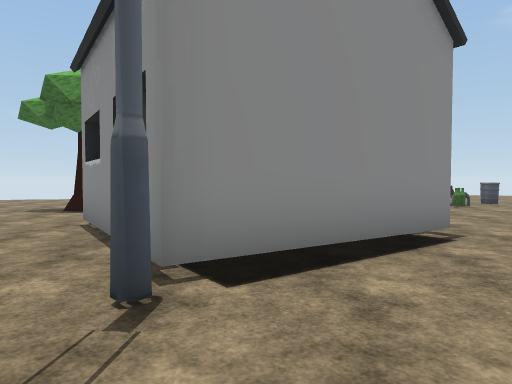
view 1 (above)

24 first-person views from a walk through a 3-D level made in the Unity game engine. The camera is 1.5 m above the floor, tilts 2° down and sees 70° across. The floor is counted in squares, 2 m on a side. Each view is taken from the middle of a square. On the plan, view 1 faces up. The plan holds only what a view shows up to about 11 squares ahead; the rest is blank. The place goes on beyond the plan. The player is left out. Some surface patterns are stand-ins.

view 2
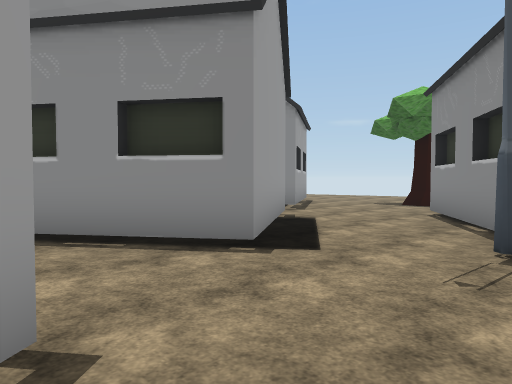

view 3
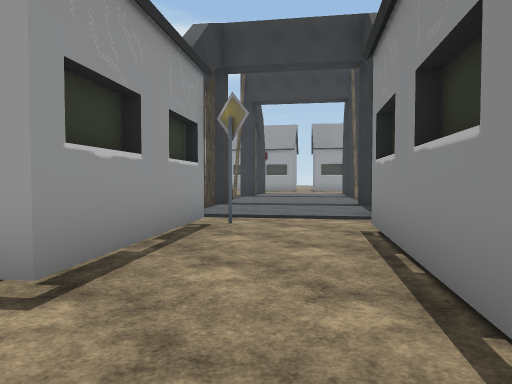

view 4
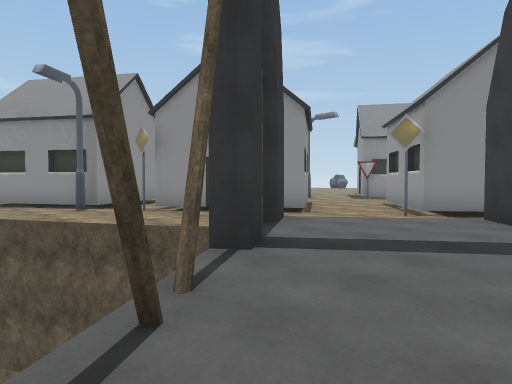

view 5
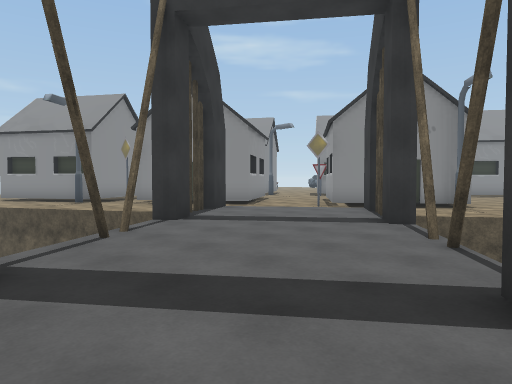

view 6
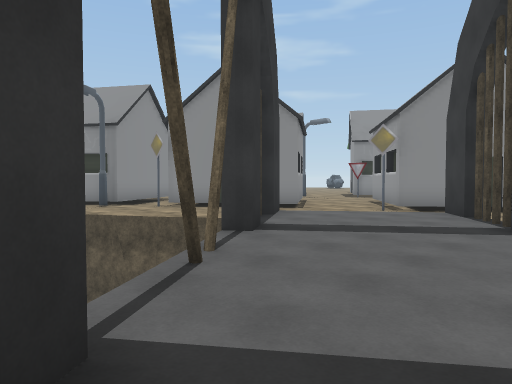

view 7
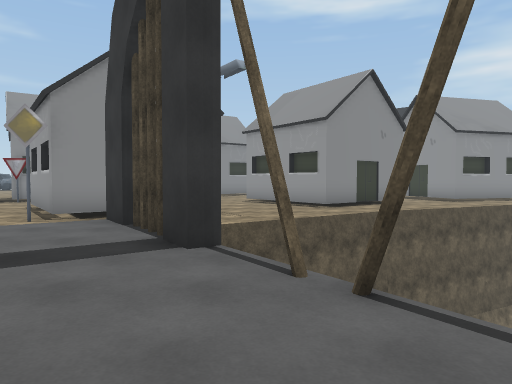

view 8
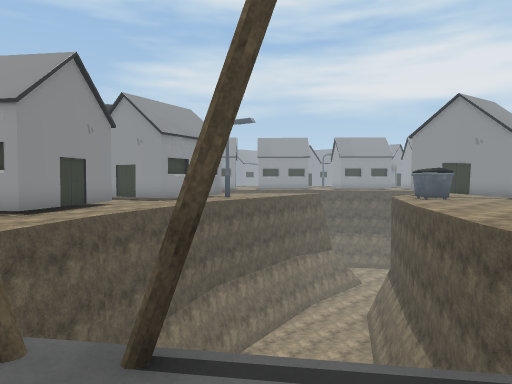

view 9
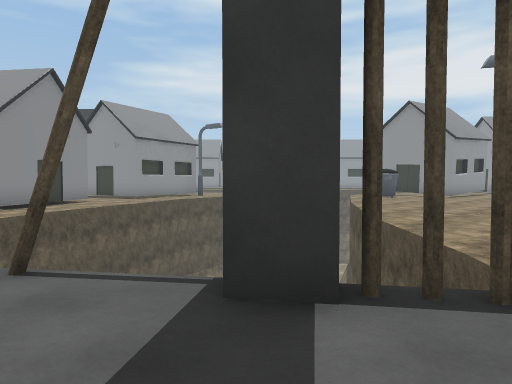

view 10
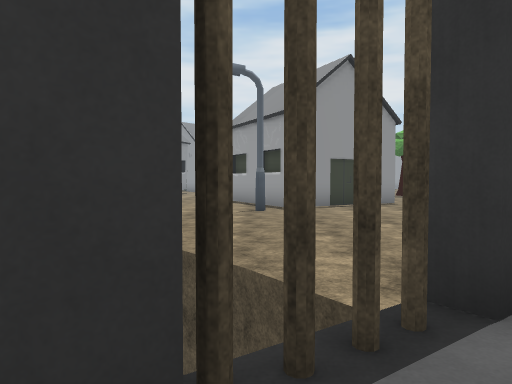

view 11
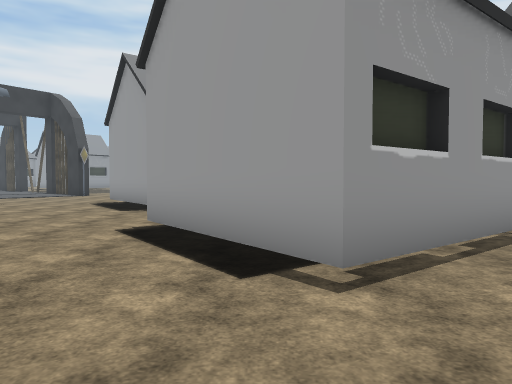

view 12
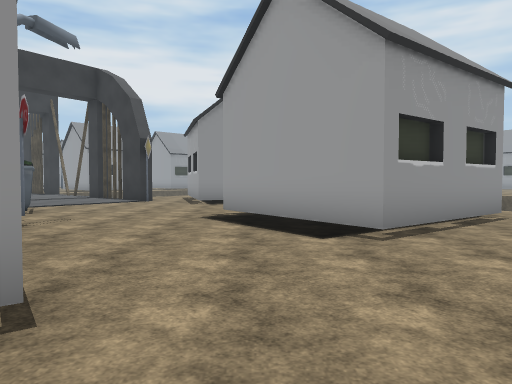

view 13
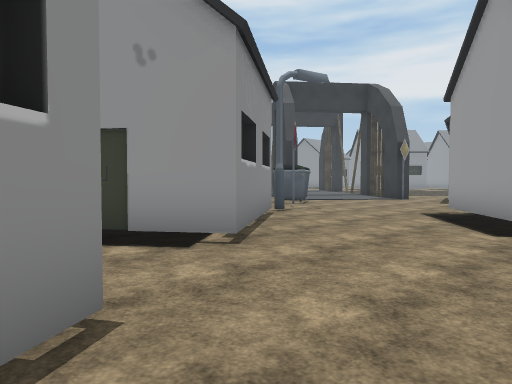

view 14
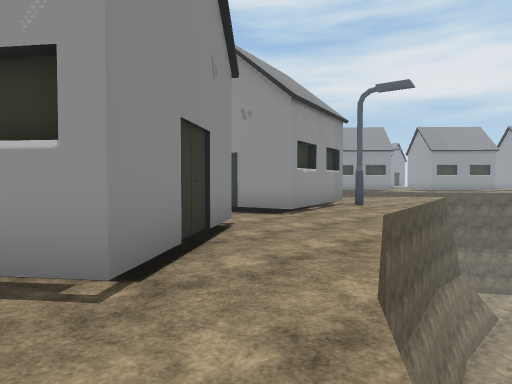

view 15
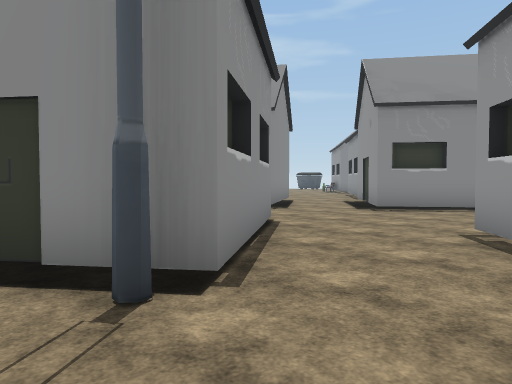

view 16
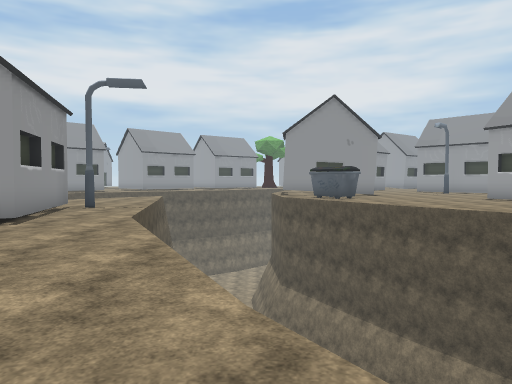

view 17
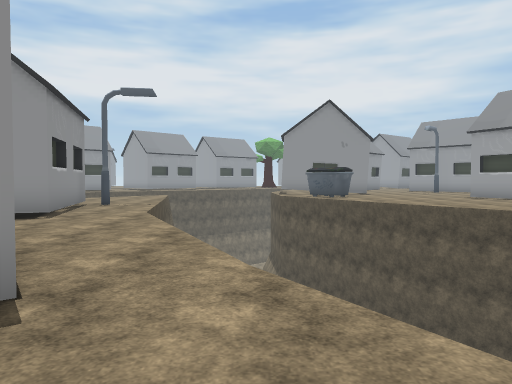

view 18
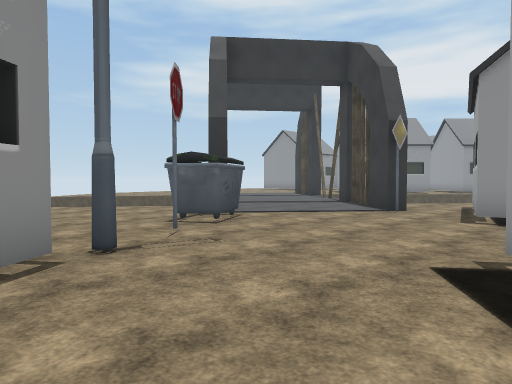

view 19
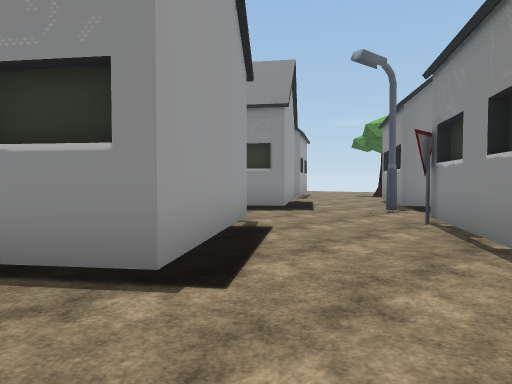

view 20
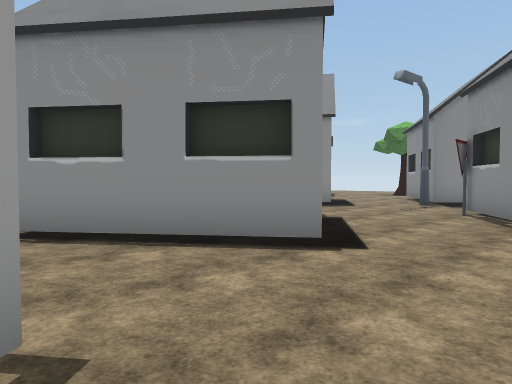

view 21
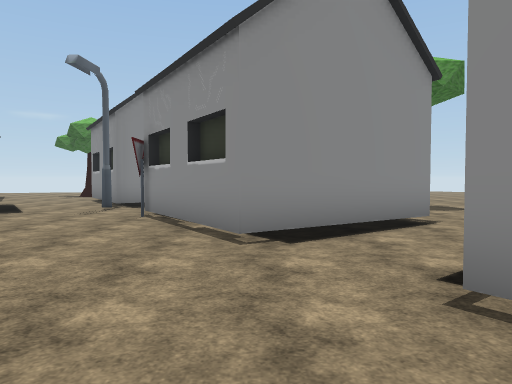

view 22
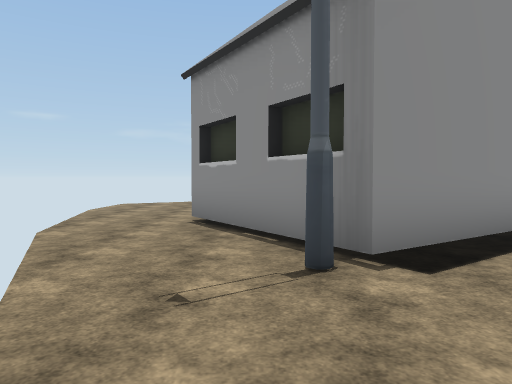

view 23
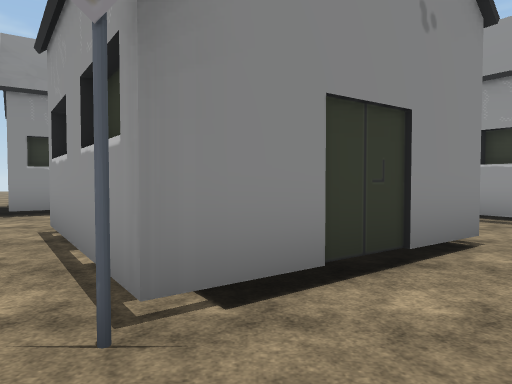

view 24
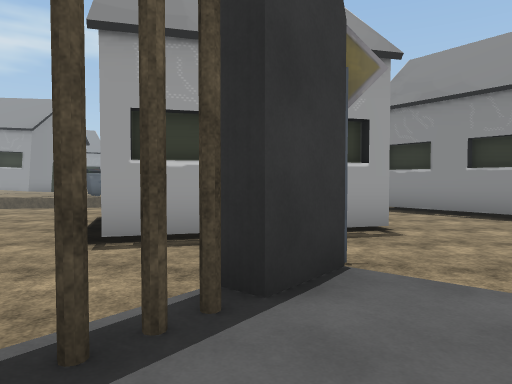

### Floor plan
Key: @ floor where view 1 was taken; # wall or solid block; x gap in a wall; . main floor; : floor 0.25 m higher than the main floor; - floor 3 m lower than the main floor; / step, stairs or slope; v drop or lower ground; B barrel; T tree; S streetlight; I sign; C container; O other object.
Columns run from 14 left of view 1 to 13 right of it. Each row starts with its distance up from view 1.
 11 ...    ..           OB
 10 ...    ...         OO.
  9 ...     ..T        ..
  8 v...    ...       ...
  7 v...   #.....     ..
  6  ..##  #....#    ..
  5  v..## ##...## ##..
  4  v...###.....###..
  3   v..S..###..##..   TT.
  2   v...I## ##.S...    ..
  1    v..##  ##...#     ..
  0    v...####...@I    ..
 -1     v...##......#####.
 -2     v.#.....##...##..
 -3      v.....####.....
 -4    v#....I## ##....##
 -5  vv.......#####....##
 -6  /......##.###.....##
 -7 #......#v..S........##
 -8 .....#x  v.....##......
 -9 ....vv   v....####...S....
-10 ..#x      v..## ##...I......
-11  #-       vv.#####....CC...v
-12  .-        v..###......C ..
-13 ...v       vv..#.......
-14 ....v       v.............
-15 ...::v      v...####.I....
-16 ::::::v      v..#  #.##..
-17 :::::::v     v..#  #...#
-18 :#S::::vv    v..#  #..v
-19 ##::::::v    vvS.....v
-20  ## ::::vv   vv.....

Positions as (right, up) in squares from view 1, and headings:
1: (0, 0), facing up
2: (0, -2), facing up-left
3: (-1, 1), facing down-left
4: (-13, -7), facing up-right
5: (-14, -10), facing up-right
6: (-14, -8), facing up-right
7: (-12, -8), facing right
8: (-11, -8), facing down-right
9: (-13, -8), facing down-right
10: (-12, -9), facing down
11: (-1, 1), facing down
12: (3, -3), facing down
13: (1, -2), facing down-right
14: (-4, -9), facing down-right
15: (-4, -9), facing up-right
16: (-3, -9), facing down
17: (-3, -8), facing down
18: (3, -7), facing down-right
19: (3, -6), facing up-left
20: (3, -8), facing up-left
21: (3, -7), facing up
22: (-10, 0), facing up
23: (-10, 1), facing right
24: (10, -16), facing left
